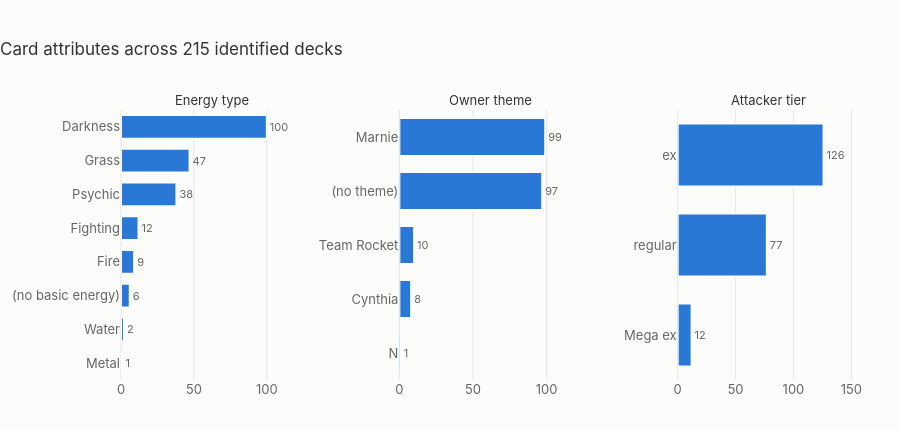

Notebook code cell kept with this figure:
### Markdown cell above
## 5. Energy, theme, and what tier of attacker

The three card attributes the deck identity is built from. Each is a magnitude
comparison, so each gets one hue and direct labels.

### Code cell
# 6 — energy / owner theme / attacker tier
from plotly.subplots import make_subplots

def _counts(col, fillna=None):
    s = known[col].fillna(fillna) if fillna else known[col].dropna()
    return s.value_counts().sort_values()

panels = [("primary_energy", "Energy type", "(no basic energy)"),
          ("theme", "Owner theme", "(no theme)"),
          ("attacker_tier", "Attacker tier", None)]

fig = make_subplots(rows=1, cols=3, horizontal_spacing=0.13,
                    subplot_titles=[p[1] for p in panels])
for i, (col, _title, fill) in enumerate(panels, start=1):
    c = _counts(col, fill)
    fig.add_trace(go.Bar(
        x=c.values, y=c.index, orientation="h", showlegend=False,
        marker=dict(color=ACCENT, line=dict(color=SURFACE, width=2)),
        text=c.values, textposition="outside",
        textfont=dict(color=INK2, size=11),
        hovertemplate="<b>%{y}</b><br>%{x} teams<extra></extra>",
    ), row=1, col=i)
    fig.update_xaxes(range=[0, c.max() * 1.25], row=1, col=i)
    fig.update_yaxes(automargin=True, row=1, col=i)

fig.update_layout(
    title=f"Card attributes across {len(known)} identified decks",
    height=430, bargap=0.3, margin=dict(t=110),
)
fig.for_each_annotation(lambda a: a.update(font=dict(size=13, color=INK)))
fig.show()

display(pd.concat({p[1]: _counts(p[0], p[2]) for p in panels}, axis=0)
          .rename("teams").to_frame()
          .style.set_caption("Card attributes (table view)"))

### Figure 1 — Plotly figure (JSON) as saved in the notebook; plotly's stock layout.template omitted (floating-point values rounded to 4 significant figures)
{"data": [{"hovertemplate": "<b>%{y}</b><br>%{x} teams<extra></extra>", "marker": {"color": "#2a78d6", "line": {"color": "#fcfcfb", "width": 2}}, "orientation": "h", "showlegend": false, "text": [1.0, 2.0, 6.0, 9.0, 12.0, 38.0, 47.0, 100.0], "textfont": {"color": "#666666", "size": 11}, "textposition": "outside", "x": [1, 2, 6, 9, 12, 38, 47, 100], "y": ["Metal", "Water", "(no basic energy)", "Fire", "Fighting", "Psychic", "Grass", "Darkness"], "type": "bar", "xaxis": "x", "yaxis": "y"}, {"hovertemplate": "<b>%{y}</b><br>%{x} teams<extra></extra>", "marker": {"color": "#2a78d6", "line": {"color": "#fcfcfb", "width": 2}}, "orientation": "h", "showlegend": false, "text": [1.0, 8.0, 10.0, 97.0, 99.0], "textfont": {"color": "#666666", "size": 11}, "textposition": "outside", "x": [1, 8, 10, 97, 99], "y": ["N", "Cynthia", "Team Rocket", "(no theme)", "Marnie"], "type": "bar", "xaxis": "x2", "yaxis": "y2"}, {"hovertemplate": "<b>%{y}</b><br>%{x} teams<extra></extra>", "marker": {"color": "#2a78d6", "line": {"color": "#fcfcfb", "width": 2}}, "orientation": "h", "showlegend": false, "text": [12.0, 77.0, 126.0], "textfont": {"color": "#666666", "size": 11}, "textposition": "outside", "x": [12, 77, 126], "y": ["Mega ex", "regular", "ex"], "type": "bar", "xaxis": "x3", "yaxis": "y3"}], "layout": {"xaxis": {"anchor": "y", "domain": [0.0, 0.2467], "range": [0, 125.0]}, "yaxis": {"anchor": "x", "domain": [0.0, 1.0], "automargin": true}, "xaxis2": {"anchor": "y2", "domain": [0.3767, 0.6233], "range": [0, 123.8]}, "yaxis2": {"anchor": "x2", "domain": [0.0, 1.0], "automargin": true}, "xaxis3": {"anchor": "y3", "domain": [0.7533, 1.0], "range": [0, 157.5]}, "yaxis3": {"anchor": "x3", "domain": [0.0, 1.0], "automargin": true}, "annotations": [{"font": {"size": 13, "color": "#333333"}, "showarrow": false, "text": "Energy type", "x": 0.1233, "xanchor": "center", "xref": "paper", "y": 1.0, "yanchor": "bottom", "yref": "paper"}, {"font": {"size": 13, "color": "#333333"}, "showarrow": false, "text": "Owner theme", "x": 0.5, "xanchor": "center", "xref": "paper", "y": 1.0, "yanchor": "bottom", "yref": "paper"}, {"font": {"size": 13, "color": "#333333"}, "showarrow": false, "text": "Attacker tier", "x": 0.8767, "xanchor": "center", "xref": "paper", "y": 1.0, "yanchor": "bottom", "yref": "paper"}], "margin": {"t": 110}, "title": {"text": "Card attributes across 215 identified decks"}, "height": 430, "bargap": 0.3}}
